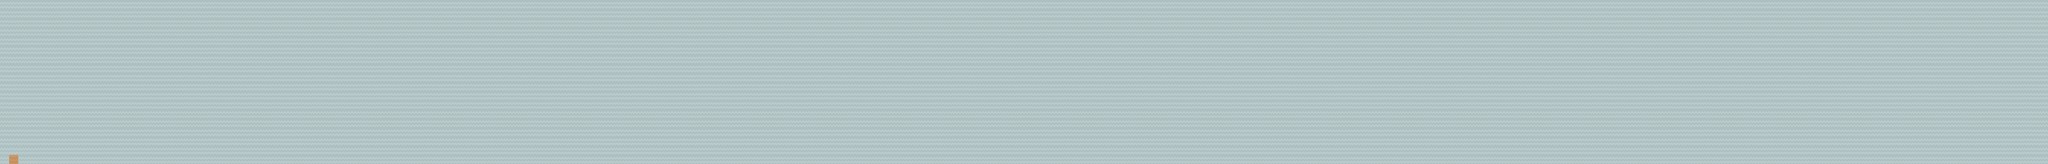

Below is a game level as drawn by its tile map, then a one-line description and the .tmx that defines it (tile-layer data replaced by summaries):
An orthogonal 224x18 tile map with 70x70 px tiles, 3 tile layers (background, platforms, foreground) and 39 objects (33x pymunktmx_box, 5x pymunktmx_poly, platakart_start_position).

<map version="1.0" orientation="orthogonal" width="224" height="18" tilewidth="70" tileheight="70">
 <properties>
  <property name="description" value="Super Male Brothers" />
  <property name="name" value="Super Male Bros." />
  <property name="thumbnail" value="testtrack-thumb" />
 </properties>
 <tileset firstgid="1" source="tiles_spritesheet.tsx" />
 <layer name="background" width="224" height="18">
  <data>[4032 cells, 4032 non-empty, 1 distinct tile ids]</data>
 </layer>
 <layer name="platforms" width="224" height="18">
  <data>[4032 cells, 1 non-empty, 1 distinct tile ids]</data>
 </layer>
 <layer name="foreground" width="224" height="18">
  <data>[4032 cells, 0 non-empty, 0 distinct tile ids]</data>
 </layer>
 <objectgroup name="terrain" width="0" height="0">
  <object type="pymunktmx_box" x="0" y="0" width="70" height="1260">
  </object>
  <object type="pymunktmx_box" x="70" y="1190" width="5040" height="70">
  </object>
  <object type="pymunktmx_box" x="15610" y="0" width="70" height="1260">
  </object>
  <object type="pymunktmx_box" x="1120" y="910" width="70" height="70">
  </object>
  <object type="pymunktmx_box" x="1400" y="910" width="350" height="70">
  </object>
  <object type="pymunktmx_box" x="1540" y="630" width="70" height="70">
  </object>
  <object type="pymunktmx_box" x="1960" y="1050" width="210" height="140">
  </object>
  <object type="pymunktmx_box" x="2730" y="980" width="210" height="210">
  </object>
  <object type="pymunktmx_box" x="3360" y="910" width="210" height="280">
  </object>
  <object type="pymunktmx_box" x="4200" y="910" width="210" height="280">
  </object>
  <object type="pymunktmx_box" x="4760" y="840" width="70" height="70">
  </object>
  <object type="pymunktmx_box" x="5250" y="1190" width="1120" height="70">
  </object>
  <object type="pymunktmx_box" x="5670" y="840" width="280" height="70">
  </object>
  <object type="pymunktmx_box" x="5950" y="560" width="630" height="70">
  </object>
  <object type="pymunktmx_box" x="6860" y="560" width="350" height="70">
  </object>
  <object type="pymunktmx_box" x="7140" y="840" width="70" height="70">
  </object>
  <object type="pymunktmx_box" x="6580" y="1190" width="5040" height="70">
  </object>
  <object type="pymunktmx_box" x="7630" y="840" width="140" height="70">
  </object>
  <object type="pymunktmx_box" x="8120" y="840" width="70" height="70">
  </object>
  <object type="pymunktmx_box" x="8330" y="840" width="70" height="70">
  </object>
  <object type="pymunktmx_box" x="8540" y="840" width="70" height="70">
  </object>
  <object type="pymunktmx_box" x="8330" y="560" width="70" height="70">
  </object>
  <object type="pymunktmx_box" x="9030" y="840" width="70" height="70">
  </object>
  <object type="pymunktmx_box" x="9240" y="560" width="210" height="70">
  </object>
  <object type="pymunktmx_box" x="9730" y="560" width="280" height="70">
  </object>
  <object type="pymunktmx_box" x="9800" y="840" width="140" height="70">
  </object>
  <object type="pymunktmx_poly" x="10290" y="1190">
   <polygon points="0,0 280,-280 280,0" />
  </object>
  <object type="pymunktmx_poly" x="10430" y="1190">
   <polygon points="560,0 280,-280 280,0" />
  </object>
  <object type="pymunktmx_poly" x="11270" y="1190">
   <polygon points="0,0 350,0 350,-280 280,-280 210,-280" />
  </object>
  <object type="pymunktmx_poly" x="11480" y="1190">
   <polygon points="560,0 280,-280 280,0" />
  </object>
  <object type="pymunktmx_box" x="11760" y="1190" width="3850" height="70">
  </object>
  <object type="pymunktmx_box" x="12320" y="1050" width="210" height="140">
  </object>
  <object type="pymunktmx_box" x="12740" y="910" width="280" height="70">
  </object>
  <object type="pymunktmx_box" x="13510" y="1050" width="210" height="140">
  </object>
  <object type="pymunktmx_poly" x="13720" y="1190">
   <polygon points="0,0 630,-490 630,0" />
  </object>
  <object type="pymunktmx_box" x="14980" y="1120" width="70" height="70">
  </object>
 </objectgroup>
 <objectgroup name="control" width="0" height="0" visible="0">
  <object name="checkpoint_0" type="pymunktmx_box" x="70" y="910" width="560" height="280">
   <properties>
    <property name="shape.sensor" value="True" />
   </properties>
  </object>
  <object type="platakart_start_position" x="560" y="1120" width="70" height="70">
   <ellipse />
  </object>
  <object name="checkpoint_1" type="pymunktmx_box" x="3850" y="910" width="560" height="280">
   <properties>
    <property name="shape.sensor" value="True" />
   </properties>
  </object>
 </objectgroup>
</map>
